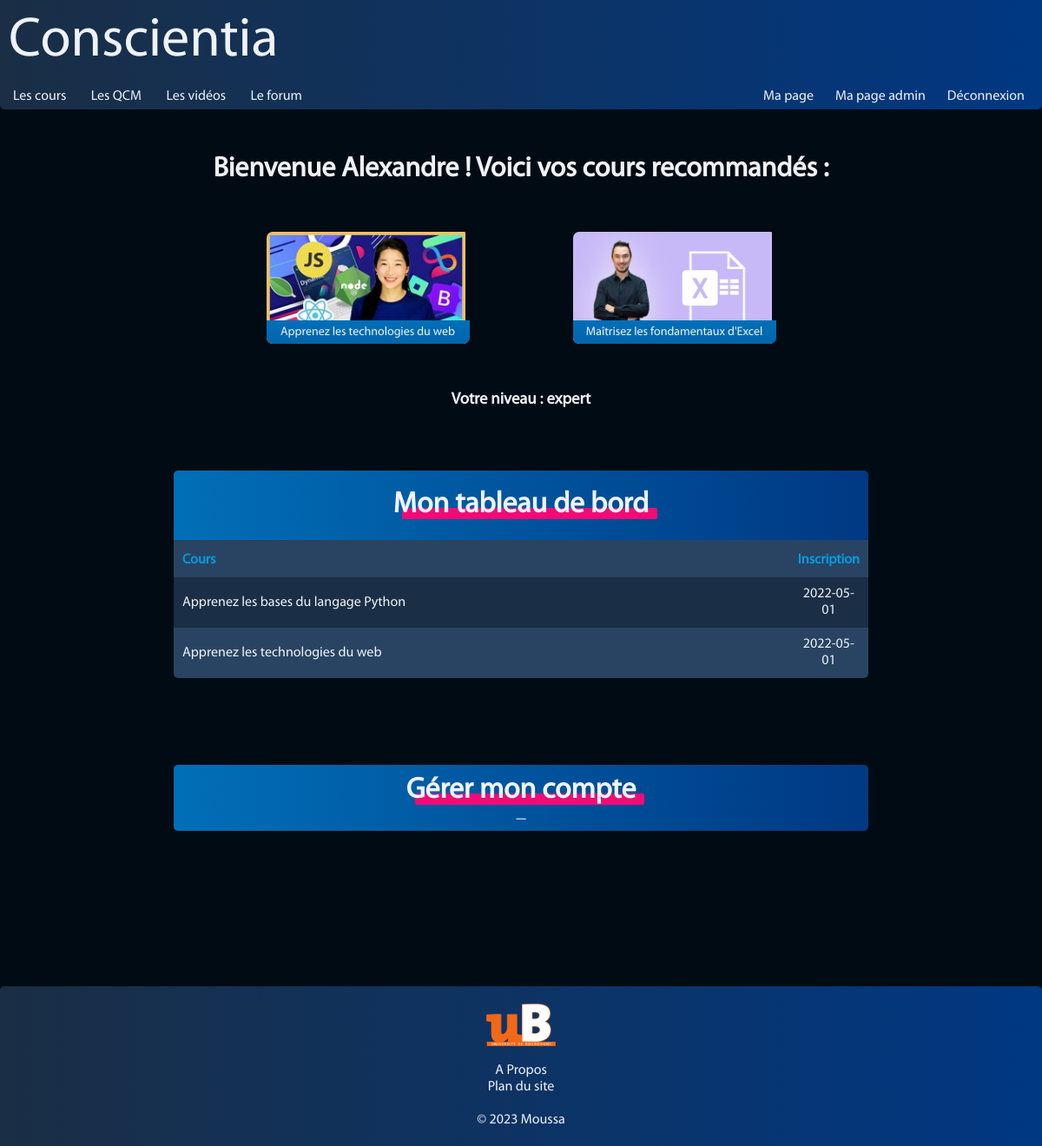
Screenshot of /php/controller/userMenu.php (signed in) with the database file from the repository.
### tables this page shows
CREATE TABLE `courses` (
  `id` int(11) NOT NULL,
  `title` varchar(128) NOT NULL,
  `description` varchar(256) NOT NULL,
  `text` text NOT NULL,
  `author_id` int(11) NOT NULL,
  `difficulty` varchar(20) NOT NULL,
  `thumbnail` varchar(128) NOT NULL
);

CREATE TABLE `users` (
  `id` int(11) NOT NULL,
  `lastname` varchar(20) DEFAULT NULL,
  `firstname` varchar(20) DEFAULT NULL,
  `email` varchar(50) DEFAULT NULL,
  `password` varchar(20) DEFAULT NULL,
  `admin` int(11) DEFAULT NULL,
  `level` varchar(20) NOT NULL
);

CREATE TABLE `courses_subs` (
  `id` int(11) NOT NULL,
  `user_id` int(11) NOT NULL,
  `course_id` int(11) NOT NULL,
  `date` date NOT NULL
);

### php/controller/userMenu.php (called while the page is built, shortened)
<?php
	require('../model/DBconnection.php');
	require("../model/userMenu.php");
	require("../view/userMenu.php");
?>

### php/model/userMenu.php (called while the page is built, shortened)
<?php
$followedCourses = $conn->query("SELECT * FROM courses_subs WHERE user_id =".$_SESSION['id']);
?>

### php/view/courseRecommandation.php (the view)
<?php
	echo '<div class="courseRecommandation">';
	$userID=$_SESSION['id'];
	$level = $conn->query("SELECT * FROM users WHERE id ='$userID'")->fetch_assoc();
	$level = $level["level"];
    $result = $conn->query("SELECT * FROM courses WHERE difficulty ='$level'");
    $nb = 3;
    if ($result->num_rows > 0) {
    	if($result->num_rows >= 4) {
	    	$result = $conn->query("SELECT * FROM courses WHERE difficulty ='expert' ORDER BY RAND()");
	    }
	    else {
	    	$nb = $result->num_rows;
	    }
	    for ($i = 0; $i < $nb; $i++) {
	    	$row = $result->fetch_assoc();
	    		echo '
	    			<div class="course">
						<a href="course.php?id='.$row['id'].'">
							<img src="../../'.$row['thumbnail'].'" alt="miniature du cours" class="img"></img>
							<div class="courseRecoDescr">
								'. $row['title'].'
								<p class="courseText">'.$row['description'].'</p>
							</div>
						</a>
					</div>
	    		';
	    	}
    }
    else {
    	echo '<p>Aucun cours à vous recommander</p>';
    }
    echo '</div>';
?>

### php/view/userMenu.php (shortened to what this page needs)
<!DOCTYPE html>
<html lang="fr">
	<head>
		<?php include('css.php');?>
		<link rel="stylesheet" type="text/css" href="../../css/table.css">
		<link rel="stylesheet" type="text/css" href="../../css/userMenu.css">
	</head>
  	<body>
  		<?php
	  		include('header.php');
	  		if(!isset($_SESSION['email'])) {
				echo '<p style="text-align:center;margin-top:20px;margin-bottom:700px;"><strong><a href="userConnection.php" style="color:var(--pink);">Connectez-vous </a></strong>pour accéder à votre page personnelle</p>';
	  		}
	  		else {
				echo '<h1 style="text-align:center;margin-top:50px">Bienvenue ' . $_SESSION['firstname'] . ' ! Voici vos cours recommandés : </h1>';
				include("courseRecommandation.php");
				echo '<h3 style="text-align:center;margin-top:50px;">Votre niveau : '.$level.'</h3>';
                if ($followedCourses->num_rows > 0) {
                	echo '
					<table style = "margin: 70px auto 150px auto;">
						<tr>
							<th colspan="2"><h2>Mon tableau de bord</h2></th>
						</tr>
						<tr>
                    		<td style="width:90%;color:var(--light);"><strong>Cours</strong></td>
                    		<td style="width:10%;color:var(--light);text-align:center"><strong>Inscription</strong></td>
                    	</tr>
						';
                    while($row = $followedCourses->fetch_assoc()) {
						$row2 = $conn->query("SELECT * FROM courses WHERE id =".$row['course_id'])->fetch_assoc();
                    	echo '
                    		<tr>
                    			<td style="width:90%;"><a href="course.php?id='.$row2['id'].'">'.$row2['title'].'</a></td>
                    			<td style="width:10%;text-align:center">'.$row['date'].'</td>
                    		</tr>';
                    }
                    echo '</table>';
                }
                else {
                	echo '<p style="text-align:center;margin-bottom:300px;">Vous n\'êtes inscrit.e à aucun cours</p>';
                }
				echo '
				<div class="manageAccount">
					<h2>Gérer mon compte</h2>
		               <div class="manageAccountBox">
		                   <div class="ColLibelle">
		                       <div class="manageAccountText">
		                       		<a href="editMail.php">Modifier mail</a>
		                       		<br>
		                       		<a href="editPassword.php">Changer mot de passe</a>
		                           	<br>';
		                           	echo '
		                       		<br>
		                           	<a href="../model/deleteAccount.php" style="color:#d11">Supprimer mon compte</a>
		                       </div>
		                       _
		                   </div>
		               </div>
		        </div>';
			}
			include('footer.php');
		?>
  	</body>
</html>

### php/view/css.php
<link href="../../css/global.css"  rel="stylesheet">
<link href="../../css/header.css"  rel="stylesheet">
<link href="../../css/footer.css"  rel="stylesheet">

### php/view/header.php (shortened to what this page needs)
<div class="mainheader">
    <a href="../../../../../../../index.php" style="color : var(--text);">Conscientia</a>
</div>
<div class="subheader" id="headerStay">
    <a href="../../../../../../../php/controller/courseList.php" class="headerElement">Les cours</a>
    <a href="../../../../../../../php/controller/qcmList.php" class="headerElement">Les QCM</a>
    <a href="../../../../../../../php/view/videos.php" class="headerElement">Les vidéos</a>
    <a href="../../../../../../../php/controller/forum.php" class="headerElement">Le forum</a>
    <div class="right_subheader">
        <?php
            if(isset($_SESSION['email'])) {
                echo '<a href="../../../../../../../php/controller/userMenu.php" class="headerElement">Ma page</a>';
                if(isset($_SESSION['isAdmin']) && $_SESSION['isAdmin']==='true') {
                    echo '<a href="../../../../../../../php/controller/adminMenu.php" class="headerElement">Ma page admin</a>';
                }
                echo '<a href="../../../../../../../php/controller/logout.php" class="headerElement">Déconnexion</a>';
            }
            else {
                echo '<a href="../../../../../../../php/controller/userConnection.php" class="headerElement">Se Connecter</a>';
                echo '<a href="../../../../../../../php/controller/userRegistration.php" class="headerElement">S\'inscrire</a>';
            }
        ?>
    </div>
</div>

### php/view/footer.php (shortened to what this page needs)
<div class="footer">
    <div class="mainfooter">
        <a href="https://www.u-bourgogne.fr/" target="blank">
            <img style="width: 80px;display: block;margin-right: auto;margin-left: auto;" src="../../../../../../../Images/ub_logo.png"></img>
        </a>
    </div>
    <div class="subfooter">
        <br>
        <a href="../../../../../../../php/view/about.php">A Propos</a><br>
        <a href="../../../../../../../php/view/sitemap.php">Plan du site</a><br>
        <br>
        &copy; 2023 <a href="https://www.instagram.com/makaveli_blvd7/" target="blank">Moussa</a>
    </div>
</div>

### css/global.css (style rules this page uses)
:root { --main: #1a2e45; --mainHover: #294362; --second: #006fb7; --third: #003883; --bg:#010B13; --pink: #f30a76; --pinkHover : #c50960; --light: #009de0; --text: #eff3f7; --text2: #c6d8ea; }
body { background: var(--bg); color: var(--text); display: table; width: 100%; }
* { font-family:'Myriad Pro Regular'; margin: 0; box-sizing: border-box; }
a { color: var(--text); text-decoration: none; cursor: pointer; transition: 0.3s; }
h2 { position: relative; display: inline; }
h2::after { background-color: var(--pink); height: 40%; width: 100%; content: ""; border-radius: 2px; display: block; position: absolute; left : 10px; bottom: 0px; z-index: -1; }
.img { width:100%; height:100%; object-fit: cover; }

### css/header.css (style rules this page uses)
.mainheader { background: linear-gradient(90deg, var(--main) 0%, var(--third) 100%); font-size: 400%; padding: 10px; color: var(--text); }
.subheader { background: linear-gradient(90deg, var(--main) 0%, var(--third) 100%); border-radius: 0 0 5px 5px; padding: 5px; width: 100%; }
.right_subheader { float: right; }
.headerElement { padding: 10px 15px 5px 10px; text-align: center; position : relative; text-decoration: none; color : var(--text); z-index: 3; }
.headerElement::after { background-color: var(--pink); height: 10%; width: 0%; content: ""; border-radius: 2px 2px 0 0; display: block; position: absolute; transition: 0.3s; left : 7px; bottom: 0px; z-index: 1; }

### css/footer.css (style rules this page uses)
.footer { padding: 20px 0 20px 0; text-align: center; background: linear-gradient(90deg, var(--main) 0%, var(--third) 100%); border-radius: 5px 5px 0 0; bottom: 0; }
.subfooter { color : var(--text); }

### css/table.css (style rules this page uses)
table { border-collapse: collapse; width: 800px; margin: 138px auto 500px auto; border-radius: 5px; overflow: hidden; }
tr:first-of-type { background: linear-gradient(90deg, var(--second) 0%, var(--third) 100%); border-bottom: 4px solid var(--mainHover); position: relative; z-index: 2; }
tr { background: var(--main); color: var(--text); }
tr:nth-child(2n) { background: var(--mainHover); }
th { font-size: 140%; text-align: center; padding: 20px; position: relative; }
td { padding: 10px; }

### css/userMenu.css (style rules this page uses)
.courseRecommandation { position: relative; display: flex; margin: 50px auto; width: 706px; height: 135px; }
.course { border: 3px solid var(--bg); transition: 0.3s; border-radius: 10px; overflow: hidden; position: relative; display: inline-flex; height: 135px; width: 240px; margin: 0 auto; }
.courseRecoDescr { text-align: center; background: linear-gradient(180deg, var(--second), var(--third)); top: 79%; padding: 5px 5px 5px; color: var(--text); width: 100%; position: absolute; height: 145px; font-size: 14px; left: 0px; transition:0.3s; }
.manageAccount { background: linear-gradient(90deg, var(--second) 0%, var(--third) 100%); border-radius: 5px; text-align: center; font-size: 140%; padding: 10px; margin: 140px auto; top : -50px; position: relative; z-index: 7; height: 65px; width: 800px; }
.manageAccountBox { width: 100%; height: 130px; left : 0px; overflow: hidden; position: absolute; }
.ColLibelle { border-radius : 5px; text-align: center; background: linear-gradient(90deg, var(--second) 0%, var(--third) 100%); top: -80%; width: 100%; position: absolute; height: 100%; line-height: 17px; left: 0px; transition: 0.3s; }

### rows the page displays
courses: thumbnail (picture), title "Apprenez les technologies du web"
courses: thumbnail (picture), title "Maîtrisez les fondamentaux d'Excel"
users: level "expert"
courses_subs: course.title "Apprenez les bases du langage Python", date "2022-05-01"
courses_subs: course.title "Apprenez les technologies du web", date "2022-05-01"

### other values shown
$_SESSION['firstname'] "Alexandre"
